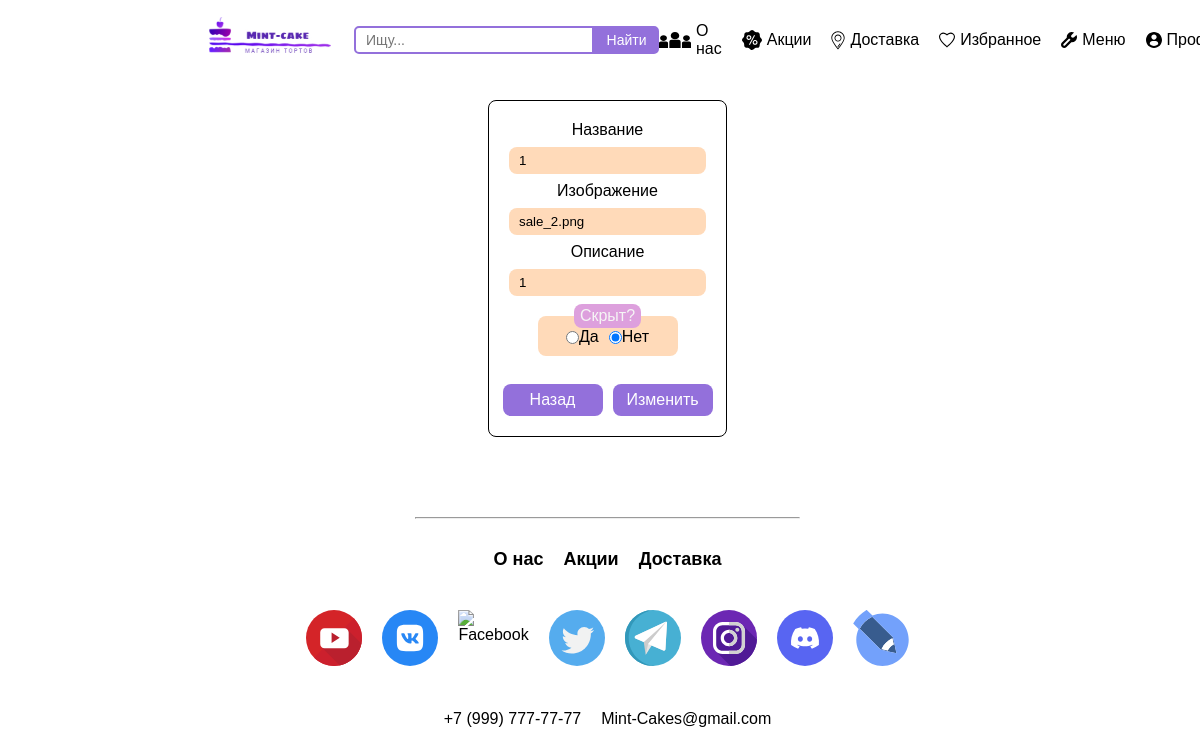
The app's page /editSales.php?id=2 (signed in) with its own data.
### tables this page shows
CREATE TABLE `sales` (
  `id` int NOT NULL,
  `name` varchar(50) NOT NULL,
  `image` varchar(50) NOT NULL,
  `text` varchar(200) NOT NULL,
  `hidden` varchar(10) NOT NULL DEFAULT 'no'
);

### editSales.php (the view, shortened to what this page needs)
<?php
require("db.php");
$id = $_GET["id"];
$sales = $db->query("SELECT * FROM sales WHERE id=$id")->fetchAll(2)[0];
?>
<!DOCTYPE html>
<html lang="ru">
<head>
    <link rel="stylesheet" href="css/edit.css">
</head>
<body>
    <header>
        <div class="head">
            <div class="container__head df ai">
                <div class="df ai">
                    <a href="index.php">
                        <img src="image/logo.svg" alt="Логотип">
                    </a>
                    <form action="#" class="search df">
                        <input type="text" placeholder="Ищу...">
                        <button type="submit">Найти</button>
                    </form>
                </div>
                <?php if (isset($_SESSION["user"])) { ?>
                    <div class="menu df">
                        <?php if ($_SESSION["user"]["role"] == 1) { ?>
                            <a href="about.php">
                                <img src="image/about.svg" alt="О нас" width="32" height="16">
                                <span>О нас</span>
                            </a>
                            <a href="sales.php">
                                <img src="image/sale.svg" alt="Акции" width="20" height="20">
                                <span>Акции</span>
                            </a>
                            <a href="delivery.php">
                                <img src="image/delivery.svg" alt="Доставка" width="14" height="19">
                                <span>Доставка</span>
                            </a>
                            <a href="favorites.php">
                                <img src="image/favorites.svg" alt="Избранное" width="16" height="16">
                                <span>Избранное</span>
                            </a>
                            <a href="admin.php">
                                <img src="image/admin.svg" alt="Меню" width="16" height="16">
                                <span>Меню</span>
                            </a>
                            <a href="profile.php">
                                <img src="image/profile.svg" alt="Меню" width="16" height="16">
                                <span>Профиль</span>
                            </a>
                        <?php } ?>
                    </div>
                <?php } ?>
            </div>
        </div>
    </header>
    <main>
        <div class="main__product df">
            <div class="addP df jcc">
                <form action="#" method="POST" class="df ai">
                    <label for="name">Название</label>
                    <input type="name" name="name" id="name" placeholder="Код" value="<?= $sales["name"] ?>">
                    <label for="image">Изображение</label>
                    <input type="text" name="image" id="image" placeholder="Изображение" value="<?= $sales["image"] ?>">
                    <label for="text">Описание</label>
                    <input type="text" name="text" id="text" placeholder="Описание" value="<?= $sales["text"] ?>">
                    <fieldset id="hidden" class=".fieldset df ai jcc">
                        <legend class="df jcc">Скрыт?</legend>
                        <input type="radio" id="yes" name="hidden" value="yes" <?php echo ($sales['hidden'] == 'yes') ?  "checked" : "";  ?>>
                        <label for="yes">Да</label>
                        <input type="radio" id="no" name="hidden" value="no" <?php echo ($sales['hidden'] == 'no') ?  "checked" : "";  ?>>
                        <label for="no">Нет</label>
                    </fieldset>
                    <div class="btn df">
                        <a href="admin.php" class="df ai jcc">Назад</a>
                        <button class="df ai jcc">Изменить</button>
                    </div>
                </form>
            </div>
        </div>
        <hr>
        <footer>
            <div class="footer__nav df jcc">
                <a href="about.php">О нас</a>
                <a href="sales.php">Акции</a>
                <a href="delivery.php">Доставка</a>
            </div>
            <div class="footer__media df jcc">
                <a href="https://youtube.com">
                    <img src="image/youtube.svg" alt="Youtube" width="56" height="56">
                </a>
                <a href="https://vk.com">
                    <img src="image/vk.svg" alt="Vkontakte" width="56" height="56">
                </a>
                <a href="https://facebook.com">
                    <img src="image/facebook.svg" alt="Facebook" width="56" height="56">
                </a>
                <a href="https://twitter.com">
                    <img src="image/twitter.svg" alt="Twitter" width="56" height="56">
                </a>
                <a href="https://web.telegram.org">
                    <img src="image/telegram.svg" alt="Telegram" width="56" height="56">
                </a>
                <a href="https://instagram.com">
                    <img src="image/instagram.svg" alt="Instagram" width="56" height="56">
                </a>
                <a href="https://discord.com">
                    <img src="image/discord.svg" alt="Discord" width="56" height="56">
                </a>
                <a href="https://livejournal.com">
                    <img src="image/livejournal.svg" alt="Livejournal" width="56" height="56">
                </a>
            </div>
            <div class="footer__contact df jcc">
                <span class="fc__number">+7 (999) 777-77-77</span>
                <span class="fc__mail">Mint-Cakes@gmail.com</span>
            </div>
        </footer>
</body>
</html>

### css/edit.css (style rules this page uses)
* { padding: 0; margin: 0; box-sizing: border-box; font-family: Verdana, sans-serif; }
html { overflow-x: hidden; margin-right: calc(-1 * (100vw - 100%)); }
body { overflow-x: hidden; }
main, footer, .list__products { margin: 0 200px; }
.df { display: flex; }
.jcc { justify-content: center; }
.ai { align-items: center; }
a { color: black; text-decoration: none; }
.container__head { margin: 0 200px; height: 80px; justify-content: space-between; }
.container__head form { margin-left: 14px; }
.container__head form input { text-indent: 10px; width: 240px; height: 28px; border-radius: 5px 0 0 5px; font-size: 14px; border: 2px solid mediumpurple; }
.container__head form button { width: 65px; border-radius: 0 5px 5px 0; font-size: 14px; color: white; background-color: mediumpurple; border: 2px solid mediumpurple; }
.menu { margin-right: 20px; gap: 20px; }
.menu a { display: flex; align-items: center; gap: 5px; }
main { margin-top: 20px; padding-left: 15px; }
.main__product { flex-direction: column; gap: 20px; }
form:not(.search) { flex-direction: column; gap: 8px; }
form:not(.search) { flex-direction: column; gap: 8px; border: 1px solid; border-radius: 8px; }
form:not(.search) input, form:not(.main__product) fieldset, textarea { margin: 0 20px; background-color: peachpuff; border-radius: 8px; outline: none; border: none; }
form label { text-align: center; }
form label:first-child { margin-top: 20px; }
.btn { gap: 10px; }
.btn button, .btn a { font-size: 16px; color: white; cursor: pointer; border: 0px solid mediumpurple; border-radius: 8px; background-color: mediumpurple; min-width: 100px; height: 32px; padding: 10px; margin: 20px 0; }
form:not(.search) input, textarea, select { padding: 6px 10px; outline: none; border: none; background-color: peachpuff; border-radius: 8px; }
fieldset { width: 140px; height: 52px; }
legend { margin: 0 auto; padding: 3px 6px; background-color: plum; color: whitesmoke; border-radius: 8px; }
#no { margin: 0 0 0 10px; }
#yes { margin: 0px; }
hr:not(.product__breadcrumb hr) { margin: 80px 200px 30px 200px; }
footer { margin-top: 30px; }
.footer__nav { margin: 20px 0; font-size: 18px; font-weight: bold; gap: 20px; }
.footer__media { margin: 40px 0; gap: 20px; }
.footer__contact { margin: 40px 0; gap: 20px; }

### records on screen
sales: name "1", image "sale_2.png", text "1", hidden "☐ Да", hidden "☑ Нет"
